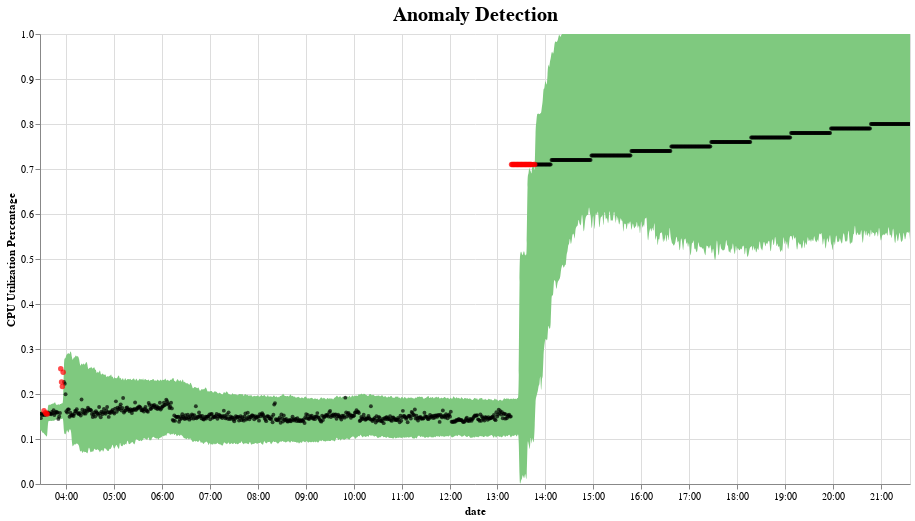

This figure's notebook cell:
### Code cell
alt_plot

### Figure 1 — Vega-Lite specification as saved in the notebook (floating-point values rounded to 4 significant figures; data arrays with more than 128 entries replaced by an {"elided": "..."} marker saying what was removed)
{"config": {"view": {"continuousWidth": 400, "continuousHeight": 300}, "title": {"fontSize": 20}}, "layer": [{"data": {"name": "data-e19847692e4a8f44ccd126d0bc75572c"}, "mark": {"type": "area", "color": "#7FC97F", "interpolate": "basis"}, "encoding": {"tooltip": [{"type": "nominal", "field": "ds"}, {"type": "quantitative", "field": "fact"}, {"type": "quantitative", "field": "lower_std"}, {"type": "quantitative", "field": "upper_std"}], "x": {"type": "temporal", "axis": {"format": "%H:%M"}, "field": "ds", "title": "date"}, "y": {"type": "quantitative", "field": "upper_std"}, "y2": {"field": "lower_std"}}, "selection": {"selector001": {"type": "interval", "bind": "scales", "encodings": ["x", "y"]}}, "title": "Anomaly Detection"}, {"data": {"name": "data-8e826c1276e9055de59a1e804598e711"}, "mark": {"type": "circle", "color": "Black", "opacity": 0.7, "size": 15}, "encoding": {"tooltip": [{"type": "nominal", "field": "ds"}, {"type": "quantitative", "field": "fact"}, {"type": "quantitative", "field": "lower_std"}, {"type": "quantitative", "field": "upper_std"}], "x": {"type": "temporal", "field": "ds"}, "y": {"type": "quantitative", "field": "fact", "title": "CPU Utilization Percentage"}}, "selection": {"selector002": {"type": "interval", "bind": "scales", "encodings": ["x", "y"]}}}, {"data": {"name": "data-dd3f13e7471e4c594d5d7f087af1d0f3"}, "mark": {"type": "circle", "color": "Red", "size": 30}, "encoding": {"tooltip": [{"type": "nominal", "field": "ds"}, {"type": "quantitative", "field": "fact"}, {"type": "quantitative", "field": "lower_std"}, {"type": "quantitative", "field": "upper_std"}], "x": {"type": "temporal", "field": "ds"}, "y": {"type": "quantitative", "field": "fact", "title": "CPU Utilization Percentage"}}, "selection": {"selector003": {"type": "interval", "bind": "scales", "encodings": ["x", "y"]}}}], "height": 450, "width": 870, "$schema": "https://vega.github.io/schema/vega-lite/v4.8.1.json", "datasets": {"data-e19847692e4a8f44ccd126d0bc75572c": {"elided": "1090 records"}, "data-8e826c1276e9055de59a1e804598e711": {"elided": "1054 records"}, "data-dd3f13e7471e4c594d5d7f087af1d0f3": [{"fact": 0.1626, "ds": "2021-07-17 03:32:03", "trend": 0.1352, "yhat": 0.1352, "yhat_lower": 0.1276, "yhat_upper": 0.1426, "lower_std": 0.1124, "upper_std": 0.1575, "anomaly": 1}, {"fact": 0.1585, "ds": "2021-07-17 03:34:03", "trend": 0.1321, "yhat": 0.1321, "yhat_lower": 0.1242, "yhat_upper": 0.1407, "lower_std": 0.1082, "upper_std": 0.1579, "anomaly": 1}, {"fact": 0.1559, "ds": "2021-07-17 03:35:03", "trend": 0.1306, "yhat": 0.1306, "yhat_lower": 0.1224, "yhat_upper": 0.1388, "lower_std": 0.1059, "upper_std": 0.1551, "anomaly": 1}, {"fact": 0.1555, "ds": "2021-07-17 03:36:03", "trend": 0.1292, "yhat": 0.1292, "yhat_lower": 0.1208, "yhat_upper": 0.1377, "lower_std": 0.1042, "upper_std": 0.1548, "anomaly": 1}, {"fact": 0.2563, "ds": "2021-07-17 03:53:04", "trend": 0.1612, "yhat": 0.1612, "yhat_lower": 0.1556, "yhat_upper": 0.1667, "lower_std": 0.1444, "upper_std": 0.1778, "anomaly": 1}, {"fact": 0.2265, "ds": "2021-07-17 03:54:04", "trend": 0.1615, "yhat": 0.1615, "yhat_lower": 0.1558, "yhat_upper": 0.1673, "lower_std": 0.1445, "upper_std": 0.179, "anomaly": 1}, {"fact": 0.2169, "ds": "2021-07-17 03:55:04", "trend": 0.1618, "yhat": 0.1618, "yhat_lower": 0.1565, "yhat_upper": 0.1676, "lower_std": 0.1458, "upper_std": 0.1793, "anomaly": 1}, {"fact": 0.2486, "ds": "2021-07-17 03:56:04", "trend": 0.1621, "yhat": 0.1621, "yhat_lower": 0.1568, "yhat_upper": 0.1678, "lower_std": 0.1463, "upper_std": 0.1792, "anomaly": 1}, {"fact": 0.71, "ds": "2021-07-17 13:17:40", "trend": 0.1483, "yhat": 0.1483, "yhat_lower": 0.1343, "yhat_upper": 0.1622, "lower_std": 0.1065, "upper_std": 0.1901, "anomaly": 1}, {"fact": 0.71, "ds": "2021-07-17 13:18:40", "trend": 0.1483, "yhat": 0.1483, "yhat_lower": 0.1346, "yhat_upper": 0.1613, "lower_std": 0.1071, "upper_std": 0.1873, "anomaly": 1}, {"fact": 0.71, "ds": "2021-07-17 13:19:40", "trend": 0.1483, "yhat": 0.1483, "yhat_lower": 0.1345, "yhat_upper": 0.1628, "lower_std": 0.107, "upper_std": 0.1919, "anomaly": 1}, {"fact": 0.71, "ds": "2021-07-17 13:20:40", "trend": 0.1483, "yhat": 0.1483, "yhat_lower": 0.1344, "yhat_upper": 0.1615, "lower_std": 0.1067, "upper_std": 0.188, "anomaly": 1}, {"fact": 0.71, "ds": "2021-07-17 13:21:40", "trend": 0.1483, "yhat": 0.1483, "yhat_lower": 0.1349, "yhat_upper": 0.162, "lower_std": 0.108, "upper_std": 0.1894, "anomaly": 1}, {"fact": 0.71, "ds": "2021-07-17 13:22:40", "trend": 0.1483, "yhat": 0.1483, "yhat_lower": 0.1358, "yhat_upper": 0.1621, "lower_std": 0.1107, "upper_std": 0.1898, "anomaly": 1}, {"fact": 0.71, "ds": "2021-07-17 13:23:40", "trend": 0.1483, "yhat": 0.1483, "yhat_lower": 0.1339, "yhat_upper": 0.1612, "lower_std": 0.105, "upper_std": 0.187, "anomaly": 1}, {"fact": 0.71, "ds": "2021-07-17 13:24:40", "trend": 0.1483, "yhat": 0.1483, "yhat_lower": 0.1346, "yhat_upper": 0.1626, "lower_std": 0.1072, "upper_std": 0.1911, "anomaly": 1}, {"fact": 0.71, "ds": "2021-07-17 13:25:40", "trend": 0.1483, "yhat": 0.1483, "yhat_lower": 0.1359, "yhat_upper": 0.1625, "lower_std": 0.111, "upper_std": 0.1908, "anomaly": 1}, {"fact": 0.71, "ds": "2021-07-17 13:26:40", "trend": 0.1483, "yhat": 0.1483, "yhat_lower": 0.1345, "yhat_upper": 0.163, "lower_std": 0.107, "upper_std": 0.1924, "anomaly": 1}, {"fact": 0.71, "ds": "2021-07-17 13:27:40", "trend": 0.2527, "yhat": 0.2527, "yhat_lower": 0.166, "yhat_upper": 0.3341, "lower_std": 0.0, "upper_std": 0.4968, "anomaly": 1}, {"fact": 0.71, "ds": "2021-07-17 13:28:40", "trend": 0.2536, "yhat": 0.2536, "yhat_lower": 0.1653, "yhat_upper": 0.3403, "lower_std": 0.0, "upper_std": 0.5137, "anomaly": 1}, {"fact": 0.71, "ds": "2021-07-17 13:29:40", "trend": 0.2545, "yhat": 0.2545, "yhat_lower": 0.173, "yhat_upper": 0.3422, "lower_std": 0.01017, "upper_std": 0.5178, "anomaly": 1}, {"fact": 0.71, "ds": "2021-07-17 13:30:40", "trend": 0.2554, "yhat": 0.2554, "yhat_lower": 0.1737, "yhat_upper": 0.3404, "lower_std": 0.01045, "upper_std": 0.5105, "anomaly": 1}, {"fact": 0.71, "ds": "2021-07-17 13:31:40", "trend": 0.2563, "yhat": 0.2563, "yhat_lower": 0.1785, "yhat_upper": 0.3397, "lower_std": 0.02295, "upper_std": 0.5066, "anomaly": 1}, {"fact": 0.71, "ds": "2021-07-17 13:32:40", "trend": 0.2572, "yhat": 0.2572, "yhat_lower": 0.1761, "yhat_upper": 0.344, "lower_std": 0.01404, "upper_std": 0.5176, "anomaly": 1}, {"fact": 0.71, "ds": "2021-07-17 13:33:40", "trend": 0.2581, "yhat": 0.2581, "yhat_lower": 0.1758, "yhat_upper": 0.3447, "lower_std": 0.01132, "upper_std": 0.5181, "anomaly": 1}, {"fact": 0.71, "ds": "2021-07-17 13:34:40", "trend": 0.259, "yhat": 0.259, "yhat_lower": 0.1819, "yhat_upper": 0.3407, "lower_std": 0.02782, "upper_std": 0.5041, "anomaly": 1}, {"fact": 0.71, "ds": "2021-07-17 13:35:40", "trend": 0.2599, "yhat": 0.2599, "yhat_lower": 0.1773, "yhat_upper": 0.3444, "lower_std": 0.01215, "upper_std": 0.5135, "anomaly": 1}, {"fact": 0.71, "ds": "2021-07-17 13:36:40", "trend": 0.2608, "yhat": 0.2608, "yhat_lower": 0.1757, "yhat_upper": 0.3412, "lower_std": 0.005387, "upper_std": 0.502, "anomaly": 1}, {"fact": 0.71, "ds": "2021-07-17 13:37:40", "trend": 0.3834, "yhat": 0.3834, "yhat_lower": 0.2904, "yhat_upper": 0.4866, "lower_std": 0.1044, "upper_std": 0.693, "anomaly": 1}, {"fact": 0.71, "ds": "2021-07-17 13:38:40", "trend": 0.3856, "yhat": 0.3856, "yhat_lower": 0.2871, "yhat_upper": 0.4846, "lower_std": 0.09, "upper_std": 0.6827, "anomaly": 1}, {"fact": 0.71, "ds": "2021-07-17 13:39:40", "trend": 0.3879, "yhat": 0.3879, "yhat_lower": 0.287, "yhat_upper": 0.4946, "lower_std": 0.08527, "upper_std": 0.7081, "anomaly": 1}, {"fact": 0.71, "ds": "2021-07-17 13:40:40", "trend": 0.3901, "yhat": 0.3901, "yhat_lower": 0.2834, "yhat_upper": 0.4921, "lower_std": 0.07002, "upper_std": 0.6959, "anomaly": 1}, {"fact": 0.71, "ds": "2021-07-17 13:41:40", "trend": 0.3924, "yhat": 0.3924, "yhat_lower": 0.3005, "yhat_upper": 0.4939, "lower_std": 0.1167, "upper_std": 0.697, "anomaly": 1}, {"fact": 0.71, "ds": "2021-07-17 13:42:40", "trend": 0.3946, "yhat": 0.3946, "yhat_lower": 0.2892, "yhat_upper": 0.4912, "lower_std": 0.07831, "upper_std": 0.6842, "anomaly": 1}, {"fact": 0.71, "ds": "2021-07-17 13:45:40", "trend": 0.4014, "yhat": 0.4014, "yhat_lower": 0.2992, "yhat_upper": 0.5029, "lower_std": 0.09471, "upper_std": 0.7057, "anomaly": 1}, {"fact": 0.71, "ds": "2021-07-17 13:46:40", "trend": 0.4037, "yhat": 0.4037, "yhat_lower": 0.3107, "yhat_upper": 0.4977, "lower_std": 0.1247, "upper_std": 0.6858, "anomaly": 1}]}}
